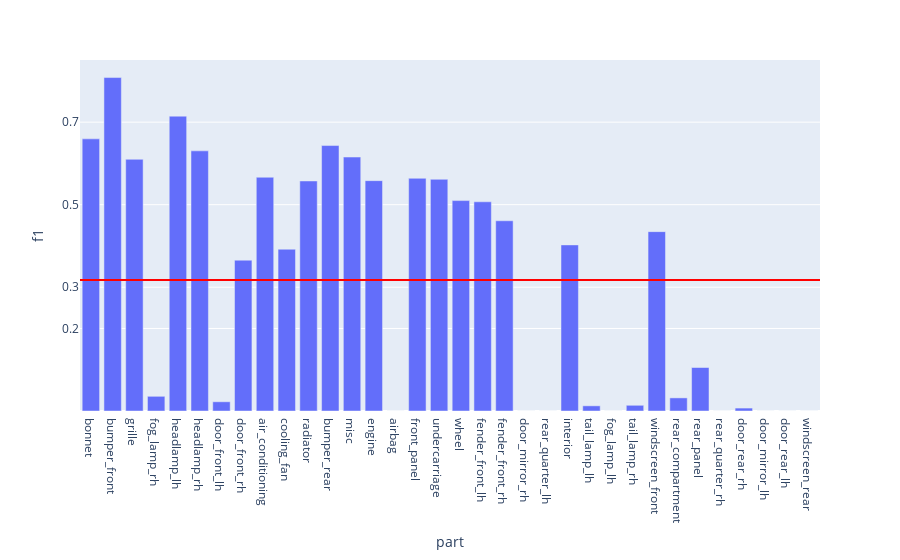

The notebook cell this image was saved under:
### Code cell
fig = px.bar(summaryPerfDf, x = 'part', y = 'f1')

fig.add_hline(y=avgF1, line_width=2, line_color="red")

fig.update_layout(
    yaxis = dict(
        tickmode = 'array',
        tickvals = [np.format_float_positional(avgF1, 1), 0.2, 0.5, 0.7],
    )
)
fig

### Figure 1 — Plotly figure (JSON) as saved in the notebook; plotly's stock layout.template omitted (floating-point values rounded to 4 significant figures)
{"data": [{"alignmentgroup": "True", "hovertemplate": "part=%{x}<br>f1=%{y}<extra></extra>", "legendgroup": "", "marker": {"color": "#636efa", "pattern": {"shape": ""}}, "name": "", "offsetgroup": "", "orientation": "v", "showlegend": false, "textposition": "auto", "type": "bar", "x": ["bonnet", "bumper_front", "grille", "fog_lamp_rh", "headlamp_lh", "headlamp_rh", "door_front_lh", "door_front_rh", "air_conditioning", "cooling_fan", "radiator", "bumper_rear", "misc", "engine", "airbag", "front_panel", "undercarriage", "wheel", "fender_front_lh", "fender_front_rh", "door_mirror_rh", "rear_quarter_lh", "interior", "tail_lamp_lh", "fog_lamp_lh", "tail_lamp_rh", "windscreen_front", "rear_compartment", "rear_panel", "rear_quarter_rh", "door_rear_rh", "door_mirror_lh", "door_rear_lh", "windscreen_rear"], "xaxis": "x", "y": [0.6595, 0.8081, 0.61, 0.03559, 0.7145, 0.6304, 0.02237, 0.3655, 0.5665, 0.3921, 0.5574, 0.6433, 0.6154, 0.5582, 0, 0.5639, 0.5615, 0.5099, 0.507, 0.461, 0, 0, 0.4025, 0.01256, 0, 0.01385, 0.4347, 0.03177, 0.1054, 0, 0.007097, 0, 0, 0], "yaxis": "y"}], "layout": {"barmode": "relative", "legend": {"tracegroupgap": 0}, "margin": {"t": 60}, "shapes": [{"line": {"color": "red", "width": 2}, "type": "line", "x0": 0, "x1": 1, "xref": "x domain", "y0": 0.3173, "y1": 0.3173, "yref": "y"}], "xaxis": {"anchor": "y", "domain": [0, 1], "title": {"text": "part"}}, "yaxis": {"anchor": "x", "domain": [0, 1], "tickmode": "array", "tickvals": ["0.3", 0.2, 0.5, 0.7], "title": {"text": "f1"}}}}
